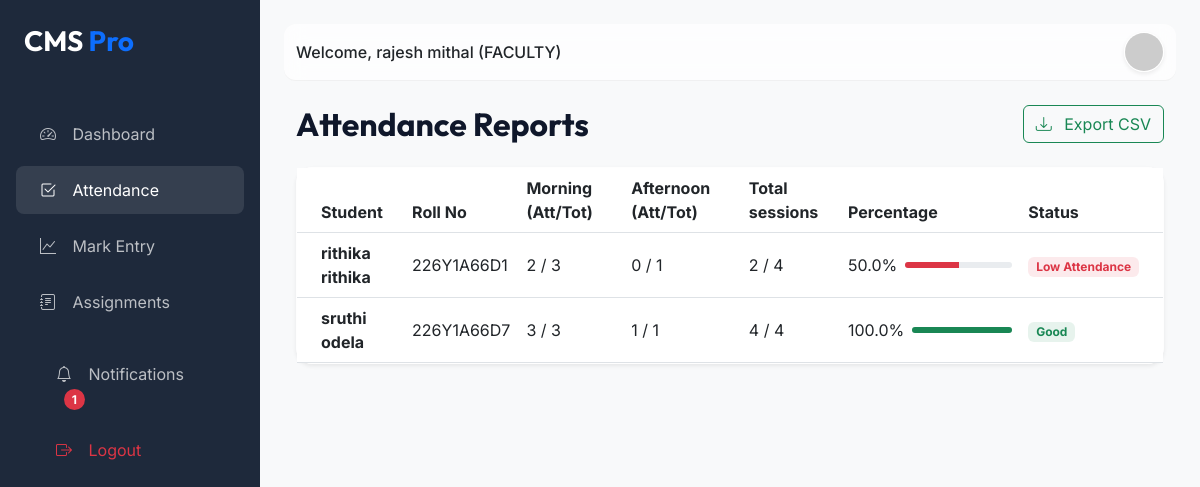
Screenshot of /attendance/report/ (signed in) with the database file from the repository.
### cms_app/models.py (models this page shows, shortened)
class User(AbstractUser):
    ADMIN = 'ADMIN'
    FACULTY = 'FACULTY'
    PRINCIPAL = 'PRINCIPAL'
    STUDENT = 'STUDENT'
    ROLE_CHOICES = (
        (ADMIN, 'Admin'),
        (FACULTY, 'Faculty'),
        (PRINCIPAL, 'Principal'),
        (STUDENT, 'Student'),
    )
    role = models.CharField(max_length=20, choices=ROLE_CHOICES, default=FACULTY)
    is_authorized = models.BooleanField(default=False)
    @property
    def unread_notifications_count(self):
        return self.notifications.filter(is_read=False).count()

class Student(models.Model):
    user = models.OneToOneField(User, on_delete=models.CASCADE, related_name='student_profile', null=True, blank=True)
    name = models.CharField(max_length=100)
    roll_no = models.CharField(max_length=20, unique=True)
    department = models.CharField(max_length=100)
    semester = models.IntegerField()
    email = models.EmailField(unique=True)
    phone = models.CharField(max_length=15)
    address = models.TextField()
    history = models.TextField(blank=True, null=True)

### cms_app/views.py (the view)
# urls.py: path('attendance/report/', views.attendance_report, name='attendance_report'),
@login_required
def attendance_report(request):
    if request.user.role not in [User.ADMIN, User.PRINCIPAL, User.FACULTY]:
        return redirect('login')
    students = Student.objects.all()
    if request.user.role == User.FACULTY:
        students = students.filter(department=request.user.faculty_profile.department)
    student_stats = []
    for student in students:
        total_sessions = Attendance.objects.filter(student=student).count()
        present_sessions = Attendance.objects.filter(student=student, status='Present').count()
        percent = (present_sessions / total_sessions * 100) if total_sessions > 0 else 0
        morning_present = Attendance.objects.filter(student=student, session='Morning', status='Present').count()
        morning_total = Attendance.objects.filter(student=student, session='Morning').count()
        afternoon_present = Attendance.objects.filter(student=student, session='Afternoon', status='Present').count()
        afternoon_total = Attendance.objects.filter(student=student, session='Afternoon').count()
        student_stats.append({
            'student': student,
            'total': total_sessions,
            'present': present_sessions,
            'percent': round(percent, 2),
            'morning_present': morning_present,
            'morning_total': morning_total,
            'afternoon_present': afternoon_present,
            'afternoon_total': afternoon_total,
        })
    return render(request, 'attendance/attendance_report.html', {'stats': student_stats})

### templates/attendance/attendance_report.html (shortened to what this page needs)
{% extends 'base.html' %}
{% block content %}
<div class="container-fluid">
    <div class="d-flex justify-content-between align-items-center mb-4">
        <h2 class="fw-bold mb-0">Attendance Reports</h2>
        <a href="{% url 'export_attendance' %}" class="btn btn-outline-success">
            <i class="bi bi-download me-2"></i> Export CSV
        </a>
    </div>
    <div class="glass-card shadow-sm">
        <div class="table-responsive">
            <table class="table table-hover align-middle mb-0">
                <thead class="bg-light">
                    <tr>
                        <th class="ps-4">Student</th>
                        <th>Roll No</th>
                        <th>Morning (Att/Tot)</th>
                        <th>Afternoon (Att/Tot)</th>
                        <th>Total sessions</th>
                        <th>Percentage</th>
                        <th class="pe-4">Status</th>
                    </tr>
                </thead>
                <tbody>
                    {% for stat in stats %}
                    <tr>
                        <td class="ps-4"><strong>{{ stat.student.name }}</strong></td>
                        <td>{{ stat.student.roll_no }}</td>
                        <td>{{ stat.morning_present }} / {{ stat.morning_total }}</td>
                        <td>{{ stat.afternoon_present }} / {{ stat.afternoon_total }}</td>
                        <td>{{ stat.present }} / {{ stat.total }}</td>
                        <td>
                            <div class="d-flex align-items-center">
                                <span class="me-2">{{ stat.percent }}%</span>
                                <div class="progress flex-grow-1" style="height: 6px; min-width: 100px;">
                                    <div class="progress-bar {% if stat.percent < 75 %}bg-danger{% else %}bg-success{% endif %}"
                                        role="progressbar" style="width: {{ stat.percent }}%"></div>
                                </div>
                            </div>
                        </td>
                        <td class="pe-4">
                            {% if stat.percent < 75 %} <span class="badge bg-danger bg-opacity-10 text-danger">Low
                                Attendance</span>
                                {% else %}
                                <span class="badge bg-success bg-opacity-10 text-success">Good</span>
                                {% endif %}
                        </td>
                    </tr>
                    {% empty %}
                    <tr>
                        <td colspan="6" class="text-center py-5">No attendance records found.</td>
                    </tr>
                    {% endfor %}
                </tbody>
            </table>
        </div>
    </div>
</div>
{% endblock %}

### templates/base.html (shortened to what this page needs)
<!DOCTYPE html>
<html lang="en">
<head>
    <link href="https://cdn.jsdelivr.net/npm/bootstrap@5.3.0/dist/css/bootstrap.min.css" rel="stylesheet">
    <link rel="stylesheet" href="https://cdn.jsdelivr.net/npm/bootstrap-icons@1.11.1/font/bootstrap-icons.css">
</head>
<body>
    {% if user.is_authenticated %}
    <div class="sidebar" id="sidebar">
        <div class="p-4">
            <h3 class="fw-bold mb-4">CMS <span class="text-primary">Pro</span></h3>
        </div>
        <nav class="nav flex-column">
            <a class="nav-link {% if request.resolver_match.url_name == 'dashboard' %}active{% endif %}"
                href="{% url 'dashboard' %}">
                <i class="bi bi-speedometer2"></i> Dashboard
            </a>
            {% if user.role == 'FACULTY' %}
            <a class="nav-link {% if 'attendance' in request.path %}active{% endif %}"
                href="{% url 'attendance_mark' %}">
                <i class="bi bi-check2-square"></i> Attendance
            </a>
            <a class="nav-link {% if 'marks' in request.path %}active{% endif %}" href="{% url 'marks_list' %}">
                <i class="bi bi-graph-up"></i> Mark Entry
            </a>
            <a class="nav-link {% if 'assignments' in request.path %}active{% endif %}"
                href="{% url 'assignment_list' %}">
                <i class="bi bi-journal-text"></i> Assignments
            </a>
            {% endif %}
            <div class="mt-auto p-3">
                <a class="nav-link {% if 'notifications' in request.path %}active{% endif %}"
                    href="{% url 'notification_list' %}">
                    <i class="bi bi-bell"></i> Notifications
                    {% if user.unread_notifications_count > 0 %}
                    <span class="badge bg-danger rounded-pill ms-2">{{ user.unread_notifications_count }}</span>
                    {% endif %}
                </a>
                <a class="nav-link text-danger" href="{% url 'logout' %}">
                    <i class="bi bi-box-arrow-right"></i> Logout
                </a>
            </div>
        </nav>
    </div>
    {% endif %}
    <div class="{% if user.is_authenticated %}main-content{% else %}container{% endif %}">
        {% if user.is_authenticated %}
        <nav class="navbar navbar-expand-lg">
            <div class="container-fluid">
                <span class="navbar-text fw-medium text-dark">
                    Welcome, {{ user.get_full_name|default:user.username }} ({{ user.role }})
                </span>
                <div class="ms-auto d-flex align-items-center">
                    <div class="dropdown">
                        <a href="{% if user.role == 'STUDENT' %}{% url 'student_profile' %}{% elif user.role == 'FACULTY' %}{% url 'faculty_profile' %}{% elif user.role == 'PRINCIPAL' %}{% url 'principal_profile' %}{% else %}#{% endif %}"
                            title="View Profile">
                            <img src="https://ui-avatars.com/api/?name={{ user.username }}&background=random"
                                class="rounded-circle border border-white shadow-sm" width="40" height="40"
                                alt="avatar shadow-sm">
                        </a>
                    </div>
                </div>
            </div>
        </nav>
        {% endif %}
        {% block content %}{% endblock %}
    </div>
</body>
</html>

### templates/base.html (style rules this page uses)
:root { --primary-bg: #f8f9fa; --sidebar-bg: #1e293b; --accent-color: #3b82f6; --text-main: #0f172a; --card-glass: rgba(255, 255, 255, 0.7); }
body { font-family: 'Inter', sans-serif; background-color: var(--primary-bg); color: var(--text-main); overflow-x: hidden; }
h1, h2, h3, .navbar-brand { font-family: 'Outfit', sans-serif; }
.glass-card { background: var(--card-glass); backdrop-filter: blur(10px); border: 1px solid rgba(255, 255, 255, 0.3); border-radius: 16px; box-shadow: 0 4px 30px rgba(0, 0, 0, 0.1); }
.sidebar { height: 100vh; width: 260px; position: fixed; top: 0; left: 0; background-color: var(--sidebar-bg); color: white; transition: all 0.3s; z-index: 1000; }
.sidebar .nav-link { color: rgba(255, 255, 255, 0.7); padding: 12px 24px; border-radius: 8px; margin: 4px 16px; transition: 0.3s; }
.sidebar .nav-link:hover, .sidebar .nav-link.active { color: white; background-color: rgba(255, 255, 255, 0.1); }
.sidebar .nav-link i { margin-right: 12px; }
.main-content { margin-left: 260px; padding: 24px; transition: all 0.3s; }
.navbar { background: var(--card-glass); backdrop-filter: blur(10px); border-bottom: 1px solid rgba(0, 0, 0, 0.05); margin-bottom: 24px; border-radius: 12px; }

### rows the page displays
User: unread_notifications_count "1", get_full_name "rajesh mithal", role "FACULTY"
Student: student.name "rithika rithika", student.roll_no "226Y1A66D1", morning_present "2", morning_total "3", afternoon_present "0", afternoon_total "1", present "2", total "4", percent "50.0", shows "Low Attendance"
Student: student.name "sruthi odela", student.roll_no "226Y1A66D7", morning_present "3", morning_total "3", afternoon_present "1", afternoon_total "1", present "4", total "4", percent "100.0", shows "Good"
